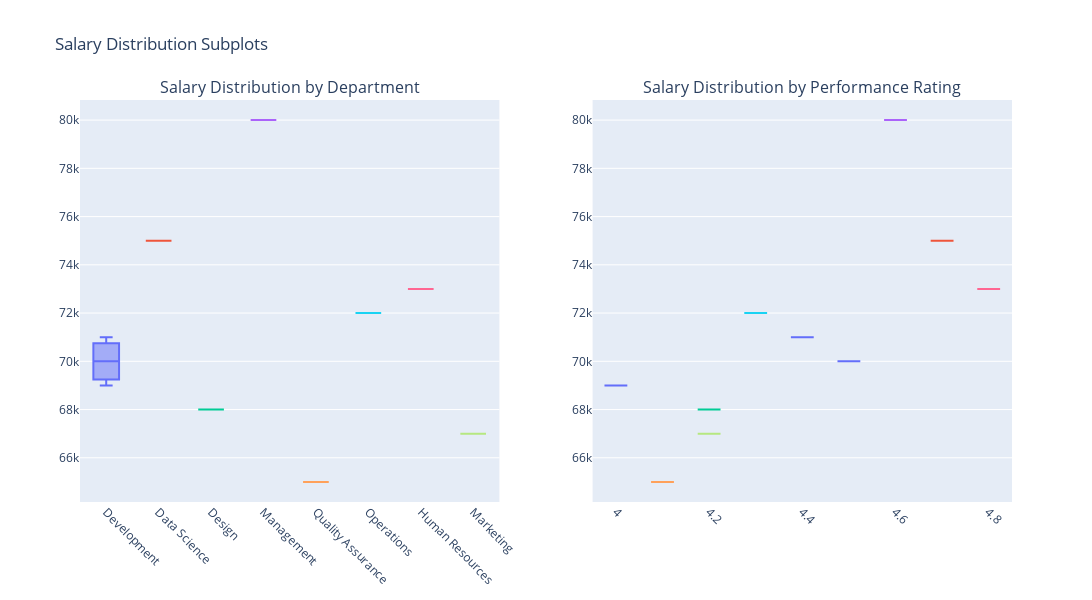

Notebook source saved alongside this figure:
### Code cell
# Erstelle ein Unterplot-Layout mit 1 Zeile und 2 Spalten
fig = sp.make_subplots(rows=1, cols=2, subplot_titles=('Salary Distribution by Department', 
                            'Salary Distribution by Performance Rating'))

# Plot 1: Salary Distribution by Department
fig1 = px.box(df, x='Department', y='Salary', color='Department', title='Salary Distribution by Department')
for trace in fig1['data']:
    fig.add_trace(trace, row=1, col=1)

# Plot 2: Salary Distribution by Performance Rating
fig2 = px.box(df, x='PerformanceRating', y='Salary', color='Department', title='Salary Distribution by Performance Rating')
for trace in fig2['data']:
    fig.add_trace(trace, row=1, col=2)

# Layout anpassen
fig.update_layout(height=600, width=1200, showlegend=False, title_text='Salary Distribution Subplots')

# X-Achsen-Labels rotieren
fig.update_xaxes(tickangle=45)

# Plot anzeigen
fig.show()

### Figure 1 — Plotly figure (JSON) as saved in the notebook; plotly's stock layout.template omitted (floating-point values rounded to 4 significant figures)
{"data": [{"alignmentgroup": "True", "hovertemplate": "Department=%{x}<br>Salary=%{y}<extra></extra>", "legendgroup": "Development", "marker": {"color": "#636efa"}, "name": "Development", "notched": false, "offsetgroup": "Development", "orientation": "v", "showlegend": true, "type": "box", "x": ["Development", "Development", "Development"], "x0": " ", "xaxis": "x", "y": [70000, 71000, 69000], "y0": " ", "yaxis": "y"}, {"alignmentgroup": "True", "hovertemplate": "Department=%{x}<br>Salary=%{y}<extra></extra>", "legendgroup": "Data Science", "marker": {"color": "#EF553B"}, "name": "Data Science", "notched": false, "offsetgroup": "Data Science", "orientation": "v", "showlegend": true, "type": "box", "x": ["Data Science"], "x0": " ", "xaxis": "x", "y": [75000], "y0": " ", "yaxis": "y"}, {"alignmentgroup": "True", "hovertemplate": "Department=%{x}<br>Salary=%{y}<extra></extra>", "legendgroup": "Design", "marker": {"color": "#00cc96"}, "name": "Design", "notched": false, "offsetgroup": "Design", "orientation": "v", "showlegend": true, "type": "box", "x": ["Design"], "x0": " ", "xaxis": "x", "y": [68000], "y0": " ", "yaxis": "y"}, {"alignmentgroup": "True", "hovertemplate": "Department=%{x}<br>Salary=%{y}<extra></extra>", "legendgroup": "Management", "marker": {"color": "#ab63fa"}, "name": "Management", "notched": false, "offsetgroup": "Management", "orientation": "v", "showlegend": true, "type": "box", "x": ["Management"], "x0": " ", "xaxis": "x", "y": [80000], "y0": " ", "yaxis": "y"}, {"alignmentgroup": "True", "hovertemplate": "Department=%{x}<br>Salary=%{y}<extra></extra>", "legendgroup": "Quality Assurance", "marker": {"color": "#FFA15A"}, "name": "Quality Assurance", "notched": false, "offsetgroup": "Quality Assurance", "orientation": "v", "showlegend": true, "type": "box", "x": ["Quality Assurance"], "x0": " ", "xaxis": "x", "y": [65000], "y0": " ", "yaxis": "y"}, {"alignmentgroup": "True", "hovertemplate": "Department=%{x}<br>Salary=%{y}<extra></extra>", "legendgroup": "Operations", "marker": {"color": "#19d3f3"}, "name": "Operations", "notched": false, "offsetgroup": "Operations", "orientation": "v", "showlegend": true, "type": "box", "x": ["Operations"], "x0": " ", "xaxis": "x", "y": [72000], "y0": " ", "yaxis": "y"}, {"alignmentgroup": "True", "hovertemplate": "Department=%{x}<br>Salary=%{y}<extra></extra>", "legendgroup": "Human Resources", "marker": {"color": "#FF6692"}, "name": "Human Resources", "notched": false, "offsetgroup": "Human Resources", "orientation": "v", "showlegend": true, "type": "box", "x": ["Human Resources"], "x0": " ", "xaxis": "x", "y": [73000], "y0": " ", "yaxis": "y"}, {"alignmentgroup": "True", "hovertemplate": "Department=%{x}<br>Salary=%{y}<extra></extra>", "legendgroup": "Marketing", "marker": {"color": "#B6E880"}, "name": "Marketing", "notched": false, "offsetgroup": "Marketing", "orientation": "v", "showlegend": true, "type": "box", "x": ["Marketing"], "x0": " ", "xaxis": "x", "y": [67000], "y0": " ", "yaxis": "y"}, {"alignmentgroup": "True", "hovertemplate": "Department=Development<br>PerformanceRating=%{x}<br>Salary=%{y}<extra></extra>", "legendgroup": "Development", "marker": {"color": "#636efa"}, "name": "Development", "notched": false, "offsetgroup": "Development", "orientation": "v", "showlegend": true, "type": "box", "x": [4.5, 4.4, 4], "x0": " ", "xaxis": "x2", "y": [70000, 71000, 69000], "y0": " ", "yaxis": "y2"}, {"alignmentgroup": "True", "hovertemplate": "Department=Data Science<br>PerformanceRating=%{x}<br>Salary=%{y}<extra></extra>", "legendgroup": "Data Science", "marker": {"color": "#EF553B"}, "name": "Data Science", "notched": false, "offsetgroup": "Data Science", "orientation": "v", "showlegend": true, "type": "box", "x": [4.7], "x0": " ", "xaxis": "x2", "y": [75000], "y0": " ", "yaxis": "y2"}, {"alignmentgroup": "True", "hovertemplate": "Department=Design<br>PerformanceRating=%{x}<br>Salary=%{y}<extra></extra>", "legendgroup": "Design", "marker": {"color": "#00cc96"}, "name": "Design", "notched": false, "offsetgroup": "Design", "orientation": "v", "showlegend": true, "type": "box", "x": [4.2], "x0": " ", "xaxis": "x2", "y": [68000], "y0": " ", "yaxis": "y2"}, {"alignmentgroup": "True", "hovertemplate": "Department=Management<br>PerformanceRating=%{x}<br>Salary=%{y}<extra></extra>", "legendgroup": "Management", "marker": {"color": "#ab63fa"}, "name": "Management", "notched": false, "offsetgroup": "Management", "orientation": "v", "showlegend": true, "type": "box", "x": [4.6], "x0": " ", "xaxis": "x2", "y": [80000], "y0": " ", "yaxis": "y2"}, {"alignmentgroup": "True", "hovertemplate": "Department=Quality Assurance<br>PerformanceRating=%{x}<br>Salary=%{y}<extra></extra>", "legendgroup": "Quality Assurance", "marker": {"color": "#FFA15A"}, "name": "Quality Assurance", "notched": false, "offsetgroup": "Quality Assurance", "orientation": "v", "showlegend": true, "type": "box", "x": [4.1], "x0": " ", "xaxis": "x2", "y": [65000], "y0": " ", "yaxis": "y2"}, {"alignmentgroup": "True", "hovertemplate": "Department=Operations<br>PerformanceRating=%{x}<br>Salary=%{y}<extra></extra>", "legendgroup": "Operations", "marker": {"color": "#19d3f3"}, "name": "Operations", "notched": false, "offsetgroup": "Operations", "orientation": "v", "showlegend": true, "type": "box", "x": [4.3], "x0": " ", "xaxis": "x2", "y": [72000], "y0": " ", "yaxis": "y2"}, {"alignmentgroup": "True", "hovertemplate": "Department=Human Resources<br>PerformanceRating=%{x}<br>Salary=%{y}<extra></extra>", "legendgroup": "Human Resources", "marker": {"color": "#FF6692"}, "name": "Human Resources", "notched": false, "offsetgroup": "Human Resources", "orientation": "v", "showlegend": true, "type": "box", "x": [4.8], "x0": " ", "xaxis": "x2", "y": [73000], "y0": " ", "yaxis": "y2"}, {"alignmentgroup": "True", "hovertemplate": "Department=Marketing<br>PerformanceRating=%{x}<br>Salary=%{y}<extra></extra>", "legendgroup": "Marketing", "marker": {"color": "#B6E880"}, "name": "Marketing", "notched": false, "offsetgroup": "Marketing", "orientation": "v", "showlegend": true, "type": "box", "x": [4.2], "x0": " ", "xaxis": "x2", "y": [67000], "y0": " ", "yaxis": "y2"}], "layout": {"annotations": [{"font": {"size": 16}, "showarrow": false, "text": "Salary Distribution by Department", "x": 0.225, "xanchor": "center", "xref": "paper", "y": 1, "yanchor": "bottom", "yref": "paper"}, {"font": {"size": 16}, "showarrow": false, "text": "Salary Distribution by Performance Rating", "x": 0.775, "xanchor": "center", "xref": "paper", "y": 1, "yanchor": "bottom", "yref": "paper"}], "height": 600, "showlegend": false, "title": {"text": "Salary Distribution Subplots"}, "width": 1200, "xaxis": {"anchor": "y", "domain": [0, 0.45], "tickangle": 45}, "xaxis2": {"anchor": "y2", "domain": [0.55, 1], "tickangle": 45}, "yaxis": {"anchor": "x", "domain": [0, 1]}, "yaxis2": {"anchor": "x2", "domain": [0, 1]}}}
